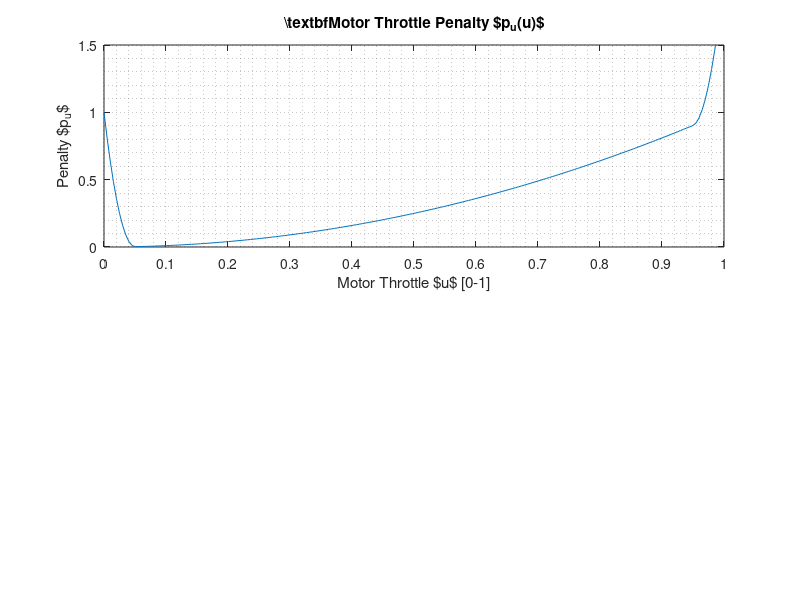

Source code (MATLAB): (Note: this script raises an error after producing the figure.)

uw  = 1.0;
upw = 400;
upl = 0.05;
uph = 0.95;
aw = 5e-4;
apw = 1e-2;
aph = 3.14;

u = linspace(0,1,200);
p_u = zeros(size(u));
for i = 1:length(u)
    p_u(i) = uw * u(i)*u(i);
    if u(i) < upl, p_u(i) = p_u(i) + upw * (u(i)-upl)*(u(i)-upl); end
    if u(i) > uph, p_u(i) = p_u(i) + upw * (u(i)-uph)*(u(i)-uph); end
end


a = linspace(-2*pi,2*pi,200);
p_a = zeros(size(a));
for i = 1:length(a)
    p_a(i) = aw * a(i)*a(i);
    if a(i) <-aph, p_a(i) = p_a(i) + apw * (a(i)+aph)*(a(i)+aph); end
    if a(i) > aph, p_a(i) = p_a(i) + apw * (a(i)-aph)*(a(i)-aph); end
end

fig = figure(1); clf(fig);
set(gcf,'Position',[500,200,600,400])

subplot(2,1,1);
plot(u,p_u);
title('\textbf{Motor Throttle Penalty} $p_u(u)$');
xlim([0 1]);   xticks(0:0.1:1);  xlabel('Motor Throttle $u$ [0-1]');
ylim([0 1.5]); yticks(0:0.5:2); ylabel('Penalty $p_u$');
grid minor; ax = gca;
tick_x = ax.XAxis.TickValues; ax.XAxis.MinorTickValues = (tick_x(1):(tick_x(2)-tick_x(1))/2:tick_x(end));
tick_y = ax.YAxis.TickValues; ax.YAxis.MinorTickValues = (tick_y(1):(tick_y(2)-tick_y(1))/2:tick_y(end));
h = gca; h.Position(2) = h.Position(2)+0.09;

subplot(2,1,2);
plot(a,p_a);
title('\textbf{Arm Velocity Penalty} $p_{\dot{a}}(\dot{a})$');
xlim([-2*pi 2*pi]); xticks(-2*pi:pi/2:2*pi); xlabel('Arm Velocity $\dot{a}$ [rad/s]');
ylim([0 0.12]);     yticks(0:0.04:0.12);     ylabel('Penalty $p_{\dot{a}}$');
xticklabels({'$-2\pi$','$-\frac{3}{2}\pi$','$-1\pi$','$-\frac{1}{2}\pi$','0','$\frac{1}{2}\pi$','$1\pi$','$\frac{3}{2}\pi$','$2\pi$'});
grid minor; ax = gca;
tick_x = ax.XAxis.TickValues; ax.XAxis.MinorTickValues = (tick_x(1):(tick_x(2)-tick_x(1))/2:tick_x(end));
tick_y = ax.YAxis.TickValues; ax.YAxis.MinorTickValues = (tick_y(1):(tick_y(2)-tick_y(1))/2:tick_y(end));

set(findall(gcf,'-property','FontSize'),'FontSize',13.5);
tightfig(fig);
exportgraphics(gcf,'3_sqp_penalty.eps','ContentType','vector');

